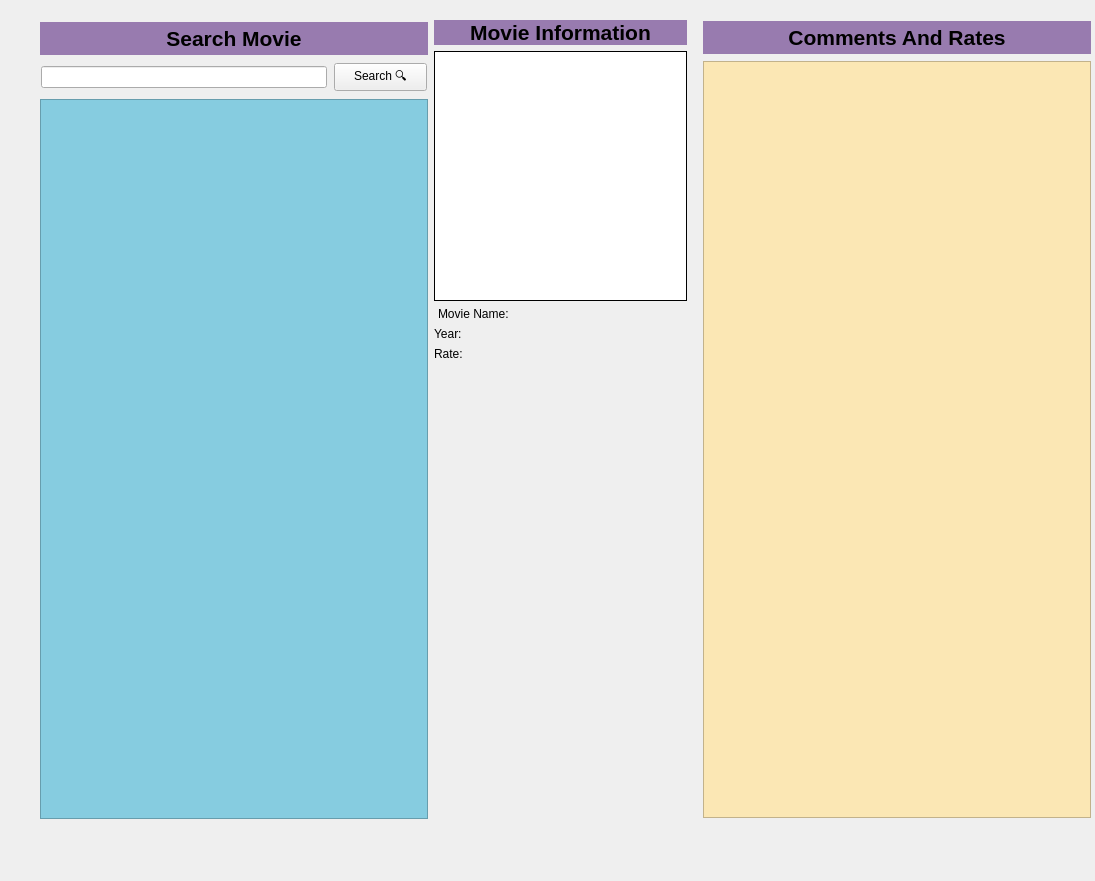
<?xml version="1.0" encoding="UTF-8"?>
<ui version="4.0">
 <class>MainWindow</class>
 <widget class="QMainWindow" name="MainWindow">
  <property name="geometry">
   <rect>
    <x>0</x>
    <y>0</y>
    <width>1095</width>
    <height>881</height>
   </rect>
  </property>
  <property name="minimumSize">
   <size>
    <width>1095</width>
    <height>881</height>
   </size>
  </property>
  <property name="maximumSize">
   <size>
    <width>1095</width>
    <height>881</height>
   </size>
  </property>
  <property name="windowTitle">
   <string>Film-App</string>
  </property>
  <widget class="QWidget" name="centralwidget">
   <widget class="QWidget" name="horizontalLayoutWidget_7">
    <property name="geometry">
     <rect>
      <x>40</x>
      <y>20</y>
      <width>1051</width>
      <height>801</height>
     </rect>
    </property>
    <layout class="QHBoxLayout" name="horizontalLayout_11">
     <item>
      <layout class="QVBoxLayout" name="verticalLayout">
       <item>
        <widget class="QLabel" name="label_2">
         <property name="maximumSize">
          <size>
           <width>388</width>
           <height>33</height>
          </size>
         </property>
         <property name="font">
          <font>
           <pointsize>16</pointsize>
           <weight>75</weight>
           <bold>true</bold>
          </font>
         </property>
         <property name="styleSheet">
          <string notr="true">background-color: rgba(94,45,132,0.6);</string>
         </property>
         <property name="text">
          <string>Search Movie</string>
         </property>
         <property name="alignment">
          <set>Qt::AlignCenter</set>
         </property>
        </widget>
       </item>
       <item>
        <layout class="QHBoxLayout" name="horizontalLayout_3">
         <item>
          <widget class="QLineEdit" name="searchInput">
           <property name="maximumSize">
            <size>
             <width>286</width>
             <height>22</height>
            </size>
           </property>
           <property name="text">
            <string/>
           </property>
          </widget>
         </item>
         <item>
          <widget class="QPushButton" name="searchButton">
           <property name="maximumSize">
            <size>
             <width>93</width>
             <height>28</height>
            </size>
           </property>
           <property name="cursor">
            <cursorShape>PointingHandCursor</cursorShape>
           </property>
           <property name="styleSheet">
            <string notr="true"/>
           </property>
           <property name="text">
            <string> Search 🔍︎ </string>
           </property>
          </widget>
         </item>
        </layout>
       </item>
       <item>
        <widget class="QListWidget" name="filmList">
         <property name="maximumSize">
          <size>
           <width>388</width>
           <height>720</height>
          </size>
         </property>
         <property name="styleSheet">
          <string notr="true">background-color:rgba(134,204,224,255)
</string>
         </property>
        </widget>
       </item>
      </layout>
     </item>
     <item>
      <layout class="QVBoxLayout" name="verticalLayout_2">
       <item>
        <widget class="QLabel" name="label">
         <property name="maximumSize">
          <size>
           <width>253</width>
           <height>33</height>
          </size>
         </property>
         <property name="font">
          <font>
           <pointsize>16</pointsize>
           <weight>75</weight>
           <bold>true</bold>
          </font>
         </property>
         <property name="styleSheet">
          <string notr="true">background-color: rgba(94,45,132,0.6);</string>
         </property>
         <property name="text">
          <string>Movie Information</string>
         </property>
         <property name="alignment">
          <set>Qt::AlignCenter</set>
         </property>
        </widget>
       </item>
       <item>
        <widget class="QLabel" name="imageContainer">
         <property name="minimumSize">
          <size>
           <width>0</width>
           <height>250</height>
          </size>
         </property>
         <property name="maximumSize">
          <size>
           <width>253</width>
           <height>250</height>
          </size>
         </property>
         <property name="styleSheet">
          <string notr="true">background-color:white;
border:1px solid;</string>
         </property>
         <property name="text">
          <string/>
         </property>
         <property name="alignment">
          <set>Qt::AlignCenter</set>
         </property>
        </widget>
       </item>
       <item>
        <layout class="QHBoxLayout" name="horizontalLayout_6">
         <item>
          <widget class="QLabel" name="moviNameLabel">
           <property name="maximumSize">
            <size>
             <width>80</width>
             <height>16777215</height>
            </size>
           </property>
           <property name="text">
            <string>Movie Name:</string>
           </property>
          </widget>
         </item>
         <item>
          <widget class="QLabel" name="moviNameText">
           <property name="maximumSize">
            <size>
             <width>164</width>
             <height>16</height>
            </size>
           </property>
           <property name="text">
            <string/>
           </property>
          </widget>
         </item>
        </layout>
       </item>
       <item>
        <layout class="QHBoxLayout" name="horizontalLayout_12">
         <item>
          <widget class="QLabel" name="yearLabel">
           <property name="maximumSize">
            <size>
             <width>60</width>
             <height>16777215</height>
            </size>
           </property>
           <property name="text">
            <string>Year:</string>
           </property>
          </widget>
         </item>
         <item>
          <widget class="QLabel" name="yearText">
           <property name="text">
            <string/>
           </property>
          </widget>
         </item>
        </layout>
       </item>
       <item>
        <layout class="QHBoxLayout" name="horizontalLayout_9">
         <item>
          <widget class="QLabel" name="rateLabel">
           <property name="maximumSize">
            <size>
             <width>60</width>
             <height>16777215</height>
            </size>
           </property>
           <property name="text">
            <string>Rate:</string>
           </property>
          </widget>
         </item>
         <item>
          <widget class="QLabel" name="rateText">
           <property name="text">
            <string/>
           </property>
          </widget>
         </item>
        </layout>
       </item>
       <item>
        <layout class="QHBoxLayout" name="horizontalLayout_10"/>
       </item>
       <item>
        <spacer name="verticalSpacer">
         <property name="orientation">
          <enum>Qt::Vertical</enum>
         </property>
         <property name="sizeHint" stdset="0">
          <size>
           <width>20</width>
           <height>40</height>
          </size>
         </property>
        </spacer>
       </item>
      </layout>
     </item>
     <item>
      <layout class="QVBoxLayout" name="verticalLayout_3">
       <item>
        <widget class="QLabel" name="label_3">
         <property name="maximumSize">
          <size>
           <width>388</width>
           <height>33</height>
          </size>
         </property>
         <property name="font">
          <font>
           <pointsize>16</pointsize>
           <weight>75</weight>
           <bold>true</bold>
          </font>
         </property>
         <property name="styleSheet">
          <string notr="true">background-color: rgba(94,45,132,0.6);</string>
         </property>
         <property name="text">
          <string>Comments And Rates</string>
         </property>
         <property name="alignment">
          <set>Qt::AlignCenter</set>
         </property>
        </widget>
       </item>
       <item>
        <widget class="QListWidget" name="commentList">
         <property name="maximumSize">
          <size>
           <width>388</width>
           <height>757</height>
          </size>
         </property>
         <property name="styleSheet">
          <string notr="true">background-color:rgba(251,231,180,255);</string>
         </property>
        </widget>
       </item>
      </layout>
     </item>
    </layout>
   </widget>
   <widget class="QLabel" name="directorText_2">
    <property name="geometry">
     <rect>
      <x>810</x>
      <y>680</y>
      <width>274</width>
      <height>16</height>
     </rect>
    </property>
    <property name="text">
     <string/>
    </property>
   </widget>
  </widget>
 </widget>
 <resources/>
 <connections/>
</ui>
